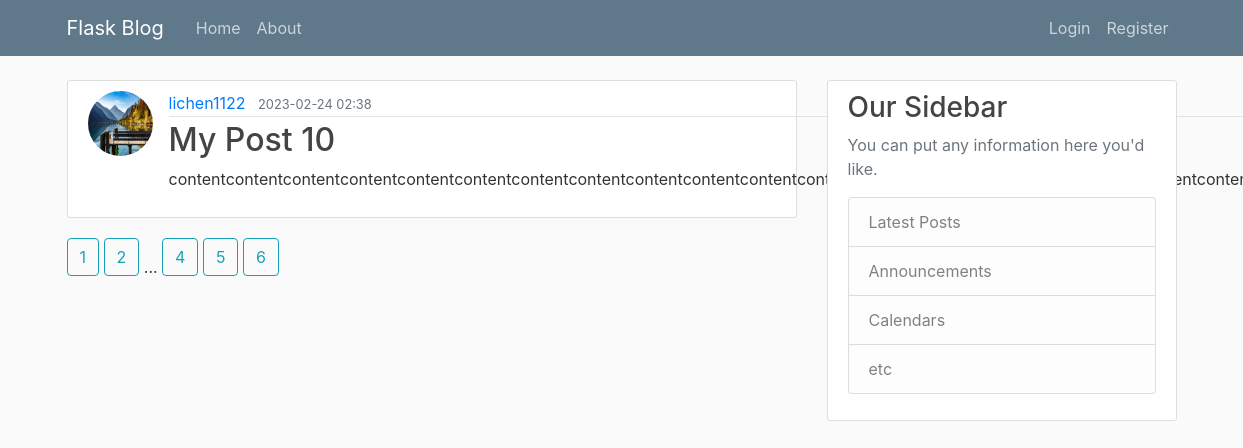
The app's page /home?page=6, older data.
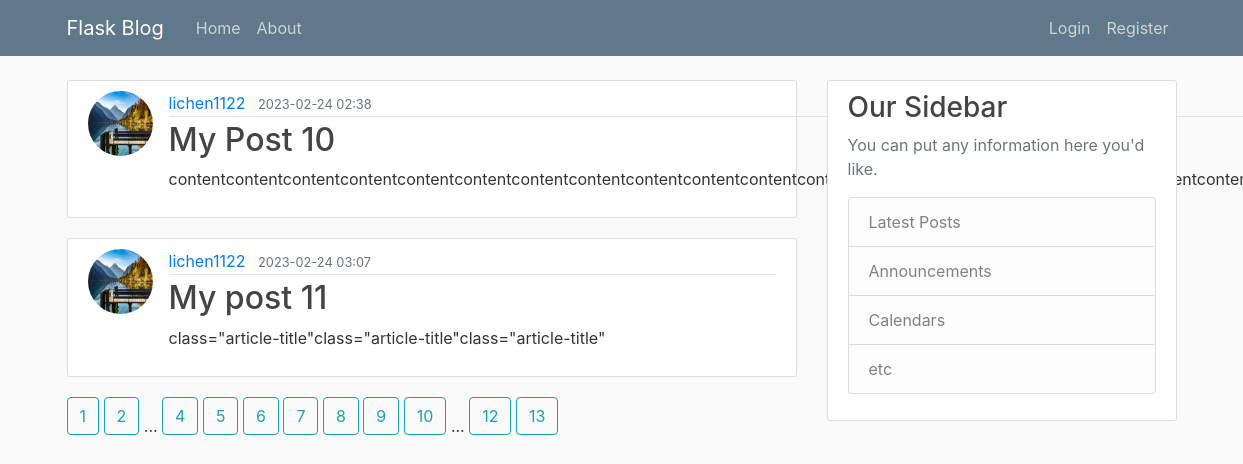
The same page, newer data.
### flaskblog/models.py (models this page shows, shortened)
class Post(db.Model):
    id = db.Column(db.Integer, primary_key=True)
    title = db.Column(db.String(100), nullable=False)
    date_posted = db.Column(db.DateTime, nullable=False, default=datetime.utcnow())
    content = db.Column(db.Text, nullable=False)
    author_id = db.Column(db.Integer, db.ForeignKey("user.id"), nullable=False)
    author = db.relationship('User', back_populates='posts', lazy=True)

class User(db.Model, UserMixin):
    id = db.Column(db.Integer, primary_key = True )
    username = db.Column(db.String(20), unique=True, nullable=False)
    email = db.Column(db.String(120), unique=True, nullable=False)
    image_file = db.Column(db.String(20), nullable=False, default='default.jpg')
    password = db.Column(db.String(60), nullable=False)
    posts = db.relationship('Post', back_populates='author', lazy=True)

### flaskblog/routes.py (the view)
@app.route("/")
@app.route("/home")
def home():
    page = request.args.get('page', 1, type=int) # set default value to 1, and type is integer
    posts = Post.query.paginate(page=page, per_page=2)
    return render_template('home.html', posts=posts)

### flaskblog/templates/home.html
{% extends "layout.html" %}
{% block content %}
    {% for post in posts.items %}
        <article class="media content-section">
            <img class= "rounded-circle article-img" src="{{ url_for('static',filename='profile_pics/'+post.author.image_file) }}" alt="{{ post.author.username }}">
            <div class="media-body">
                <div class="article-metadata">
                    <a class="mr-2" href="#">{{ post.author.username }}</a>
                    <small class="text-muted">{{ post.date_posted.strftime("%Y-%m-%d %H:%M") }}</small>
                </div>
                <h2><a class="article-title" href="{{ url_for('post', post_id=post.id) }}">{{ post.title }}</a></h2>
                <p class="article-content">{{ post.content }}</p>
            </div>
        </article>
    {% endfor %}
    {% for page_num in posts.iter_pages() %}
        {% if page_num %}
            <a class="btn btn-outline-info mb-4" href="{{ url_for("home", page=page_num) }}">{{ page_num }}</a>
        {% else %}
            ...
        {% endif %}
    {% endfor %}
{% endblock content %}

Row changes from the older to the newer data that the page shows:
added Post: image_file (picture), author.username "lichen1122", date_posted "2023-02-24 03:07", title "My post 11", content "class=\"article-title\"class=\"article-title\"class=\"article-title\""
Text that changed along with them:
new list line: "7"
new list line: "8"
new list line: "9"
new list line: "10"
new list line: "12"
new list line: "13"
